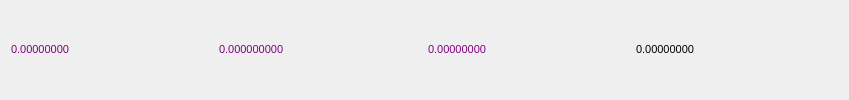
    <widget class="QFrame" name="tradingHeaderContainer">
     <property name="sizePolicy">
      <sizepolicy hsizetype="Preferred" vsizetype="Maximum">
       <horstretch>0</horstretch>
       <verstretch>0</verstretch>
      </sizepolicy>
     </property>
     <property name="minimumSize">
      <size>
       <width>849</width>
       <height>40</height>
      </size>
     </property>
     <property name="maximumSize">
      <size>
       <width>16777215</width>
       <height>220</height>
      </size>
     </property>
     <property name="frameShape">
      <enum>QFrame::NoFrame</enum>
     </property>
     <property name="frameShadow">
      <enum>QFrame::Raised</enum>
     </property>
     <property name="lineWidth">
      <number>0</number>
     </property>
     <layout class="QVBoxLayout" name="verticalLayout_trade">
      <item>
       <layout class="QHBoxLayout" name="wallettradeHeader">
        <item>
         <widget class="QLabel" name="Bid">
          <property name="minimumSize">
           <size>
            <width>0</width>
            <height>0</height>
           </size>
          </property>
          <property name="font">
           <font>
            <pointsize>8</pointsize>
            <weight>50</weight>
            <bold>false</bold>
           </font>
          </property>
          <property name="styleSheet">
           <string notr="true">color: #800080;</string>
          </property>
          <property name="text">
           <string>0.00000000</string>
          </property>
          <property name="textInteractionFlags">
           <set>Qt::LinksAccessibleByMouse|Qt::TextSelectableByMouse</set>
          </property>
         </widget>
        </item>
        <item>
         <widget class="QLabel" name="volumet">
          <property name="minimumSize">
           <size>
            <width>0</width>
            <height>0</height>
           </size>
          </property>
          <property name="font">
           <font>
            <pointsize>8</pointsize>
            <weight>50</weight>
            <bold>false</bold>
           </font>
          </property>
          <property name="styleSheet">
           <string notr="true">color: #800080;</string>
          </property>
          <property name="text">
           <string>0.000000000</string>
          </property>
          <property name="textInteractionFlags">
           <set>Qt::LinksAccessibleByMouse|Qt::TextSelectableByMouse</set>
          </property>
         </widget>
        </item>
        <item>
         <widget class="QLabel" name="Ask">
          <property name="minimumSize">
           <size>
            <width>0</width>
            <height>0</height>
           </size>
          </property>
          <property name="font">
           <font>
            <pointsize>8</pointsize>
            <weight>50</weight>
            <bold>false</bold>
           </font>
          </property>
          <property name="styleSheet">
           <string notr="true">color: #800080;</string>
          </property>
          <property name="text">
           <string>0.00000000</string>
          </property>
          <property name="textInteractionFlags">
           <set>Qt::LinksAccessibleByMouse|Qt::TextSelectableByMouse</set>
          </property>
         </widget>
        </item>
        <item>
         <widget class="QLabel" name="volumebtc">
          <property name="minimumSize">
           <size>
            <width>0</width>
            <height>0</height>
           </size>
          </property>
          <property name="font">
           <font>
            <pointsize>8</pointsize>
            <weight>50</weight>
            <bold>false</bold>
           </font>
          </property>
          <property name="text">
           <string>0.00000000</string>
          </property>
          <property name="textInteractionFlags">
           <set>Qt::LinksAccessibleByMouse|Qt::TextSelectableByMouse</set>
          </property>
         </widget>
        </item>
       </layout>
      </item>
     </layout>
    </widget>
